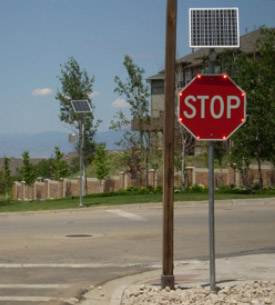
#> input picture testImage.jpg, 275 x 305 px
$ python Algo.py testImage.jpg
#> lines starting #> are read from the running program, lines starting #| are printed output that depends on the picture; after the words box and inside, x2 and y2 are one past the last pixel; in counts of white or black regions, pixels touching at a corner belong together
#> in main, source_image is the input picture: shape (305, 275, 3); mean B, G, R 106.8, 114.9, 116
__author__ = 'Asad Raheem, Muhammad Ahsen Khawaja, Ruhaib ul Hassan'

import cv2
import sys
from copy import deepcopy


def preprocess(source_image, min_threshold=50, max_threshold=80):
#> called with min_threshold = 50, max_threshold = 80
    bgr = cv2.cvtColor(source_image, cv2.COLOR_HSV2BGR)
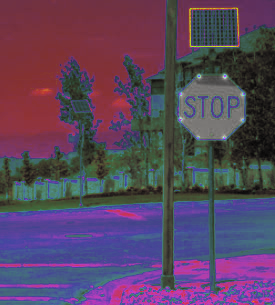
#> bgr: shape (305, 275, 3); mean B, G, R 94.7, 69.3, 89.6
    gray = cv2.cvtColor(bgr, cv2.COLOR_BGR2GRAY)  # convert image into gray scale
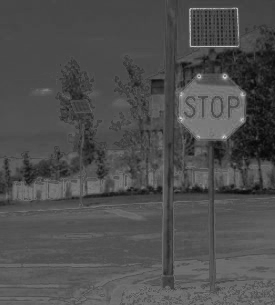
#> gray: shape (305, 275); min 3, max 214, mean 78.3
    gaussian = cv2.GaussianBlur(gray, (5, 5), 0)  # apply gaussian blur
    canny = cv2.Canny(gaussian, min_threshold, max_threshold)
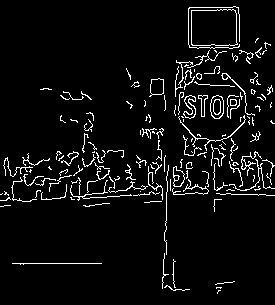
#> canny: shape (305, 275); 5.4% white in thin lines or dots
    return canny, gaussian, gray


def find_ellipses(source_image, canny_image, min_points=5, \
                  axes_ratio=1.5, minor_axes_ratio=25, major_axes_ratio=15):
    # declaring variables
#> called with min_points = 5, axes_ratio = 1.5, minor_axes_ratio = 25, major_axes_ratio = 15
    i = 0
    height, width, channels = source_image.shape
#> height = 305; width = 275; channels = 3
    ellipse_list = []

    # find all the contours
    contours, hierarchy = cv2.findContours(canny_image, cv2.RETR_TREE, cv2.CHAIN_APPROX_SIMPLE)
#> contours = 172 contours, 150 with area under 20; largest, box (x1, y1, x2, y2) and area: (191, 9, 238, 46) 1579, (191, 9, 238, 46) 1576, (210, 95, 224, 119) 256, (210, 95, 224, 119) 244, (149, 78, 164, 97) 190
    number_of_contours = len(contours)
#> number_of_contours = 172

    # finding and filtering ellipses
    while i < number_of_contours:
        if len(contours[i]) >= min_points:
            ellipse = cv2.fitEllipse(contours[i])
            (x, y), (minor_axis, major_axis), angle = ellipse
            if minor_axis != 0 and major_axis != 0 and major_axis / minor_axis <= axes_ratio:
                ellipse_min_ratio = width / minor_axis
                ellipse_maj_ratio = height / major_axis

                if minor_axes_ratio >= ellipse_min_ratio >= 1.5 and major_axes_ratio >= ellipse_maj_ratio >= 1.5:
                    ellipse_list.append(ellipse)

        i += 1
#> this loop made 172 passes
#> (x, y, minor_axis, major_axis, angle, ellipse_min_ratio, ellipse_maj_ratio) on passes 11, 26, 27, 32, 41, 45, 56, 61, 65, 70, 73, 82: (210.1, 195.4, 9.75, 13.83, 0, 28.21, 22.06), (92.99, 186.5, 13.5, 15.09, 87.68, 20.37, 20.21), (73.96, 182.2, 2.57, 3.63, 0, 107, 84.1), (25.89, 189.4, 23.44, 32.1, 80.85, 11.73, 9.5), (102.5, 172.7, 9.39, 13.85, 46.73, 29.28, 22.03), (175.9, 177.4, 5.07, 5.55, 143.6, 54.21, 54.91), (188.9, 165.5, 6.32, 7.31, 19.81, 43.48, 41.73), (278.6, 157.8, 12.78, 18.49, 0, 21.51, 16.5), (17.92, 161.4, 21.81, 30.33, 57.05, 12.61, 10.06), (87.96, 158.8, 9.9, 14.85, 34.29, 27.77, 20.54), (250.1, 160.9, 15.9, 20.31, 45.69, 17.3, 15.01), (232.3, 146.4, 7.28, 9.58, 95.79, 37.79, 31.83)
#> (x, y, minor_axis, major_axis, angle) on passes 1 to 6: (217.1, 290.2, 2.82, 5.93, 45.35), (218.2, 287.5, 0, 1, 0), (176.6, 287.2, 5.53, 23.76, 92.71), (224.4, 282.5, 1.01, 28.79, 82.89), (30.25, 263.5, 0, 1, 0), (174.4, 273.1, 4.34, 26.79, 177.5)
#> after the loop, ellipse_list = [((25.89, 189.4), (23.44, 32.1), 80.85), ((17.92, 161.4), (21.81, 30.33), 57.05), ((202.3, 105.5), (16.06, 20.51), 1.4)]; i = 172

    return ellipse_list


def main():
    source_image = cv2.imread(sys.argv[1], 1)
    output_image = deepcopy(source_image)
    canny, gaussian, gray = preprocess(source_image)
    ellipse_list = find_ellipses(source_image, canny)

    for ellipse in ellipse_list:
        cv2.ellipse(output_image, ellipse, (255, 0, 0), 6)
#> this loop made 3 passes
#> ellipse on passes 1 to 3: ((25.89, 189.4), (23.44, 32.1), 80.85), ((17.92, 161.4), (21.81, 30.33), 57.05), ((202.3, 105.5), (16.06, 20.51), 1.4)
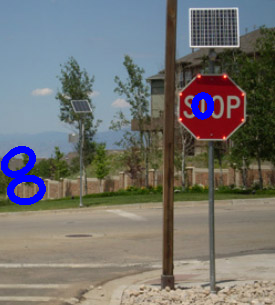
#> output_image: shape (305, 275, 3); 1.89% of pixels changed, all inside (x1, y1, x2, y2) = (1, 92, 214, 205)

    output_file = "output_"+sys.argv[1]
    cv2.imwrite(output_file, output_image)

if __name__ == "__main__":
    if len(sys.argv) > 1:
        main()

    else:
        print ("Usage: python tsd.py <JPG File Name>")

$ run again, on yield.jpg
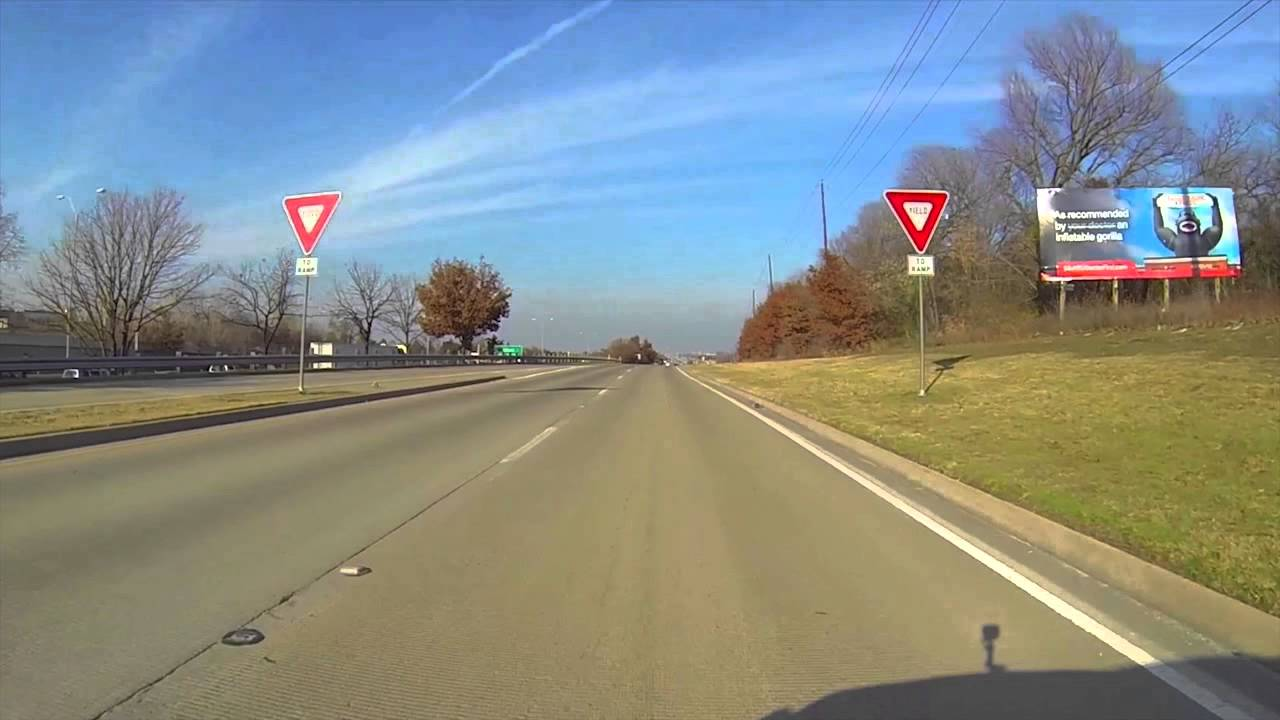
#> input picture yield.jpg, 1280 x 720 px
#> in main, source_image is the input picture: shape (720, 1280, 3); mean B, G, R 139, 141.1, 133.2
#> in preprocess, `canny = cv2.Canny(gaussian, min_threshold, max_threshold)`:
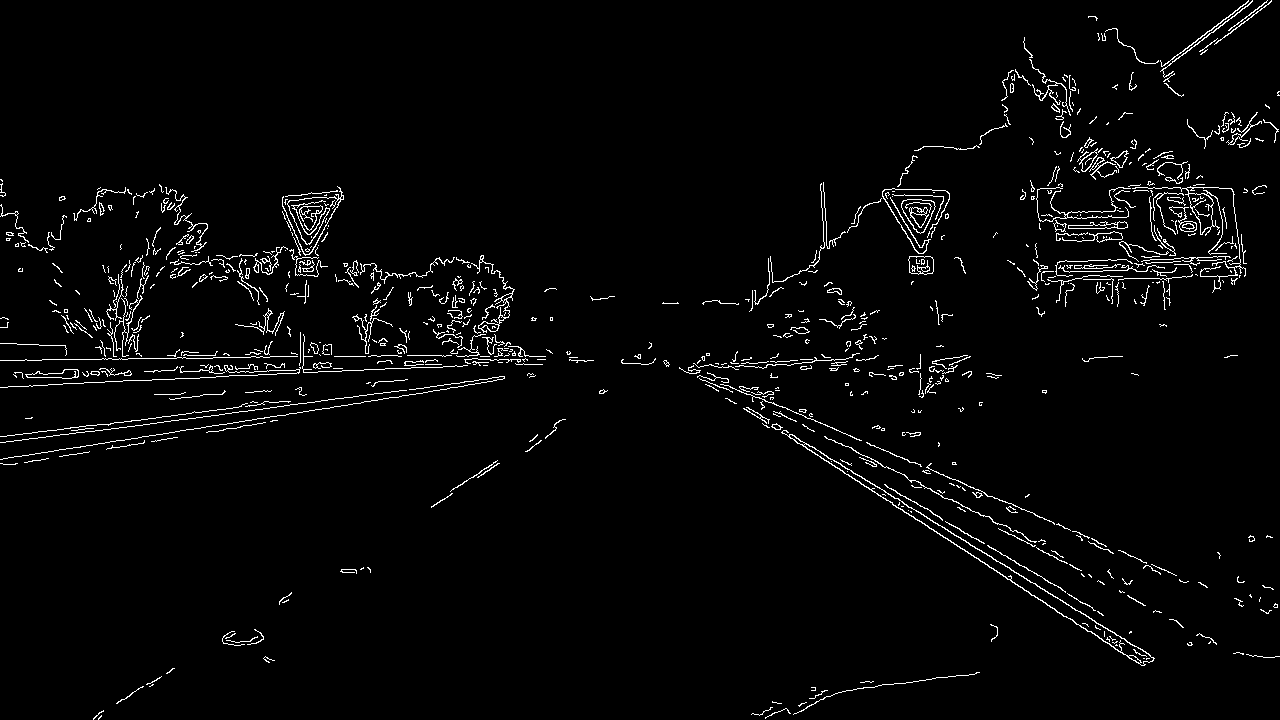
#> canny: shape (720, 1280); 2.7% white in thin lines or dots
#> contours = 857 contours, 764 with area under 20; largest, box (x1, y1, x2, y2) and area: (781, 430, 1155, 666) 3727, (803, 443, 1154, 666) 3209, (901, 199, 936, 234) 760, (901, 199, 936, 234) 733, (1132, 186, 1246, 293) 698
#> number_of_contours = 857
#> the loop in find_ellipses, `while i < number_of_contours:` made 857 passes
#> (x, y, minor_axis, major_axis, angle, ellipse_min_ratio, ellipse_maj_ratio) on passes 8, 18, 31, 32, 46, 51, 66, 88: (812.8, 688.5, 4.13, 5.17, 90, 309.7, 139.2), (1189.3, 643.5, 3.33, 4.88, 92.38, 383.9, 147.6), (1275.4, 605.5, 4.24, 4.55, 1.47, 302, 158.1), (1275.1, 605.6, 3.25, 4.15, 80.99, 394.2, 173.5), (1240.7, 578.7, 7.32, 8.39, 65.52, 174.8, 85.79), (367.6, 570.6, 5.05, 7.39, 1.71e-12, 253.3, 97.43), (1251, 538.3, 5.68, 5.97, 104.1, 225.4, 120.5), (953.7, 463.3, 3.12, 4.36, 110.6, 409.9, 165)
#> after the loop in find_ellipses, `while i < number_of_contours:`: ellipse_list = [((189.5, 422.1), (134.4, 159.1), 91.97), ((1175.6, 235.3), (102.8, 129.7), 108.4)]; i = 857
#> the loop in main, `for ellipse in ellipse_list:` made 2 passes
#> ellipse on passes 1 to 2: ((189.5, 422.1), (134.4, 159.1), 91.97), ((1175.6, 235.3), (102.8, 129.7), 108.4)
#> after the loop in main, `for ellipse in ellipse_list:`:
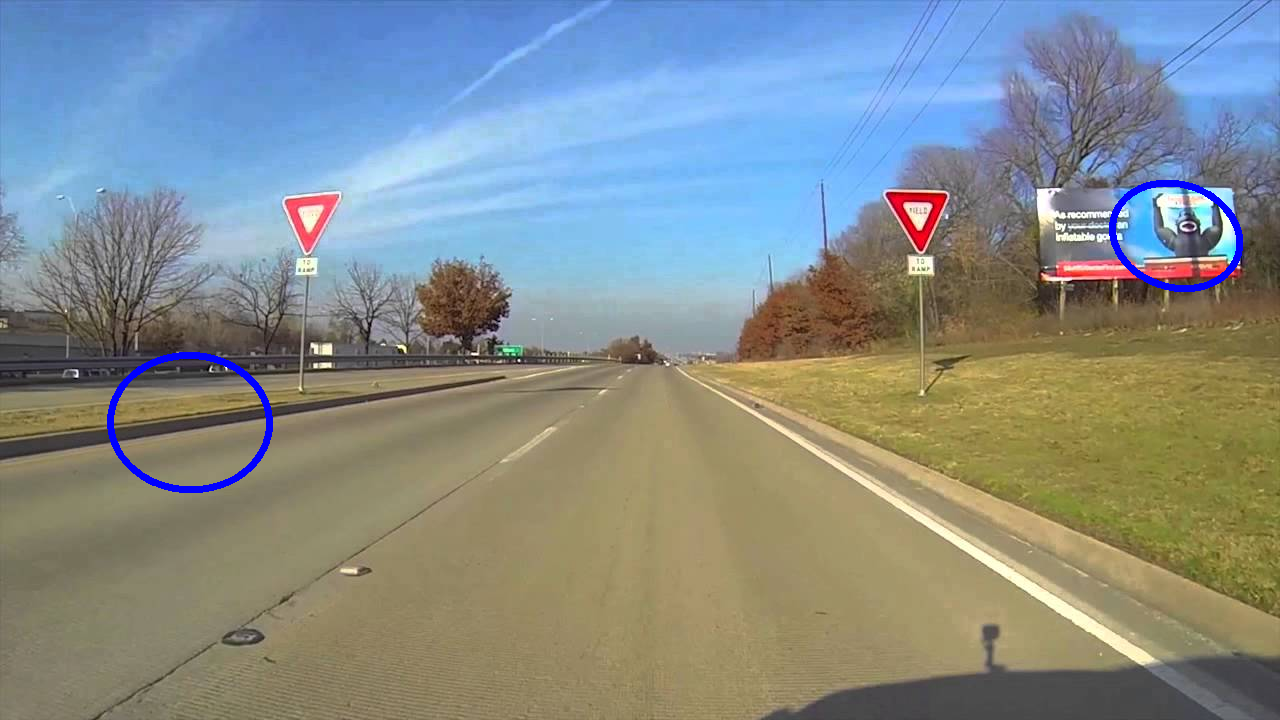
#> output_image: shape (720, 1280, 3); 0.63% of pixels changed, all inside (x1, y1, x2, y2) = (107, 180, 1243, 493)
